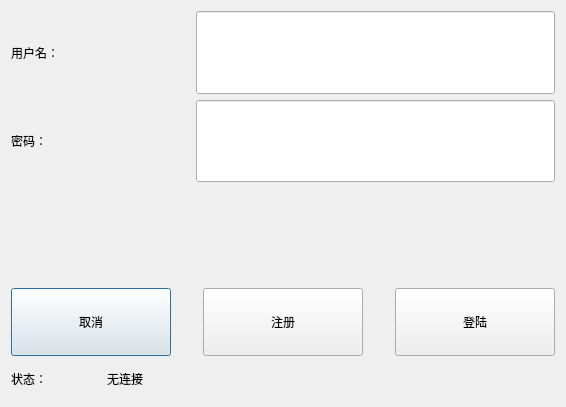
<?xml version="1.0" encoding="UTF-8"?>
<ui version="4.0">
 <class>LoginDialog</class>
 <widget class="QDialog" name="LoginDialog">
  <property name="geometry">
   <rect>
    <x>0</x>
    <y>0</y>
    <width>566</width>
    <height>407</height>
   </rect>
  </property>
  <property name="windowTitle">
   <string>SimplyNetChat - 登陆</string>
  </property>
  <layout class="QVBoxLayout" name="verticalLayout" stretch="5,0,2,1">
   <item>
    <layout class="QGridLayout" name="userDataGrid" columnstretch="2,4">
     <item row="0" column="0">
      <widget class="QLabel" name="userName">
       <property name="sizePolicy">
        <sizepolicy hsizetype="Ignored" vsizetype="Ignored">
         <horstretch>0</horstretch>
         <verstretch>0</verstretch>
        </sizepolicy>
       </property>
       <property name="text">
        <string>用户名：</string>
       </property>
      </widget>
     </item>
     <item row="0" column="1">
      <widget class="QLineEdit" name="userNameVal">
       <property name="sizePolicy">
        <sizepolicy hsizetype="Ignored" vsizetype="Ignored">
         <horstretch>0</horstretch>
         <verstretch>0</verstretch>
        </sizepolicy>
       </property>
      </widget>
     </item>
     <item row="1" column="0">
      <widget class="QLabel" name="userPassword">
       <property name="sizePolicy">
        <sizepolicy hsizetype="Ignored" vsizetype="Ignored">
         <horstretch>0</horstretch>
         <verstretch>0</verstretch>
        </sizepolicy>
       </property>
       <property name="text">
        <string>密码：</string>
       </property>
      </widget>
     </item>
     <item row="1" column="1">
      <widget class="QLineEdit" name="userPasswordVal">
       <property name="sizePolicy">
        <sizepolicy hsizetype="Ignored" vsizetype="Ignored">
         <horstretch>0</horstretch>
         <verstretch>0</verstretch>
        </sizepolicy>
       </property>
       <property name="echoMode">
        <enum>QLineEdit::Password</enum>
       </property>
      </widget>
     </item>
    </layout>
   </item>
   <item>
    <spacer name="verticalSpacer">
     <property name="orientation">
      <enum>Qt::Orientation::Vertical</enum>
     </property>
     <property name="sizeHint" stdset="0">
      <size>
       <width>20</width>
       <height>100</height>
      </size>
     </property>
    </spacer>
   </item>
   <item>
    <layout class="QHBoxLayout" name="ctrlBtnHB">
     <property name="spacing">
      <number>32</number>
     </property>
     <item>
      <widget class="QPushButton" name="cancelBtn">
       <property name="sizePolicy">
        <sizepolicy hsizetype="Ignored" vsizetype="Ignored">
         <horstretch>0</horstretch>
         <verstretch>0</verstretch>
        </sizepolicy>
       </property>
       <property name="text">
        <string>取消</string>
       </property>
      </widget>
     </item>
     <item>
      <widget class="QPushButton" name="registerBtn">
       <property name="sizePolicy">
        <sizepolicy hsizetype="Ignored" vsizetype="Ignored">
         <horstretch>0</horstretch>
         <verstretch>0</verstretch>
        </sizepolicy>
       </property>
       <property name="text">
        <string>注册</string>
       </property>
      </widget>
     </item>
     <item>
      <widget class="QPushButton" name="loginBtn">
       <property name="sizePolicy">
        <sizepolicy hsizetype="Ignored" vsizetype="Ignored">
         <horstretch>0</horstretch>
         <verstretch>0</verstretch>
        </sizepolicy>
       </property>
       <property name="text">
        <string>登陆</string>
       </property>
      </widget>
     </item>
    </layout>
   </item>
   <item>
    <layout class="QHBoxLayout" name="connectStateHB" stretch="1,5">
     <item>
      <widget class="QLabel" name="connectState">
       <property name="sizePolicy">
        <sizepolicy hsizetype="Ignored" vsizetype="Ignored">
         <horstretch>0</horstretch>
         <verstretch>0</verstretch>
        </sizepolicy>
       </property>
       <property name="text">
        <string>状态：</string>
       </property>
      </widget>
     </item>
     <item>
      <widget class="QLabel" name="connectStateVal">
       <property name="sizePolicy">
        <sizepolicy hsizetype="Ignored" vsizetype="Ignored">
         <horstretch>0</horstretch>
         <verstretch>0</verstretch>
        </sizepolicy>
       </property>
       <property name="text">
        <string>无连接</string>
       </property>
      </widget>
     </item>
    </layout>
   </item>
  </layout>
 </widget>
 <resources/>
 <connections/>
</ui>
